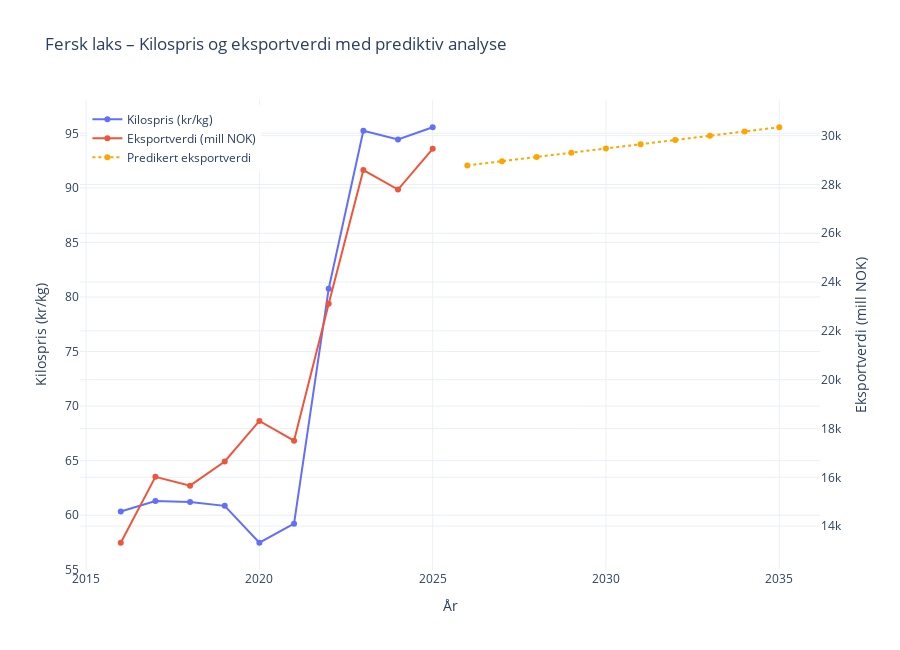

Notebook code cell kept with this figure:
### Code cell
import requests
import pandas as pd
from itertools import product
import plotly.graph_objects as go
from sklearn.linear_model import LinearRegression
import numpy as np

# --- 1. Les eksportverdi fra CSV ---
csv_data = pd.read_csv("eksportverdi-laks-hittil-i-år-siste-10-år.csv")
csv_data.columns = ["År", "Eksportverdi (mrd NOK)"]
csv_data["År"] = csv_data["År"].astype(int)
csv_data["Eksportverdi (mill NOK)"] = csv_data["Eksportverdi (mrd NOK)"] * 1000

# --- 2. Hent fersk laks-data fra SSB API ---
api_url = "https://data.ssb.no/api/v0/no/table/03024/"
query = {"query": [], "response": {"format": "json-stat2"}}
response = requests.post(api_url, json=query)
data = response.json()

# Pakk ut data
dimension_names = list(data["dimension"].keys())
values = data["value"]
dimensions = [list(data["dimension"][dim]["category"]["label"].values()) for dim in dimension_names]
all_combinations = list(product(*dimensions))

df = pd.DataFrame(all_combinations, columns=dimension_names)
df["Value"] = values

# Pivot tabellen
df_pivot = df.pivot_table(
    index="Tid",
    columns=["VareGrupper2", "ContentsCode"],
    values="Value",
    aggfunc="sum"
).reset_index()

df_pivot.columns = ["Tid", "Fersk laks - Kilospris", "Fersk laks - Vekt (tonn)",
                    "Frosset laks - Kilospris", "Frosset laks - Vekt (tonn)"]

df_pivot["År"] = df_pivot["Tid"].str[:4].astype(int)
df_agg = df_pivot.groupby("År", as_index=False).mean(numeric_only=True)
df_agg = df_agg[df_agg["År"] >= 2015]

# --- 3. Flett dataene ---
merged = pd.merge(df_agg, csv_data[["År", "Eksportverdi (mill NOK)"]], on="År", how="left")
filtered = merged.dropna(subset=["Eksportverdi (mill NOK)", "Fersk laks - Kilospris"])

# --- 4. Tren regresjonsmodell ---
X = filtered[["Fersk laks - Kilospris"]]
y = filtered["Eksportverdi (mill NOK)"]

model = LinearRegression()
model.fit(X, y)

# --- 5. Lag prediksjon for fremtidige år ---
framtid_år = list(range(filtered["År"].max() + 1, filtered["År"].max() + 11))
siste_pris = filtered["Fersk laks - Kilospris"].iloc[-1]
prisvekst = 0.5  # kr/kg økning per år

framtid = pd.DataFrame({
    "År": framtid_år,
    "Fersk laks - Kilospris": [siste_pris + prisvekst * i for i in range(1, 11)]
})
framtid["Predikert eksportverdi"] = model.predict(framtid[["Fersk laks - Kilospris"]])

# --- 6. Kombinert graf med to y-akser ---
fig = go.Figure()

# Historisk kilospris
fig.add_trace(go.Scatter(
    x=filtered["År"],
    y=filtered["Fersk laks - Kilospris"],
    name="Kilospris (kr/kg)",
    yaxis="y1",
    mode="lines+markers"
))

# Historisk eksportverdi
fig.add_trace(go.Scatter(
    x=filtered["År"],
    y=filtered["Eksportverdi (mill NOK)"],
    name="Eksportverdi (mill NOK)",
    yaxis="y2",
    mode="lines+markers"
))

# Predikert eksportverdi
fig.add_trace(go.Scatter(
    x=framtid["År"],
    y=framtid["Predikert eksportverdi"],
    name="Predikert eksportverdi",
    yaxis="y2",
    mode="lines+markers",
    line=dict(dash="dot", color="orange")
))

# Oppsett
fig.update_layout(
    title="Fersk laks – Kilospris og eksportverdi med prediktiv analyse",
    xaxis=dict(title="År"),
    yaxis=dict(title="Kilospris (kr/kg)", side="left"),
    yaxis2=dict(title="Eksportverdi (mill NOK)", overlaying="y", side="right"),
    legend=dict(x=0.01, y=0.99),
    template="plotly_white",
    height=650
)

fig.show()

### Figure 1 — Plotly figure (JSON) as saved in the notebook; plotly's stock layout.template omitted (floating-point values rounded to 4 significant figures)
{"data": [{"mode": "lines+markers", "name": "Kilospris (kr/kg)", "type": "scatter", "x": [2016, 2017, 2018, 2019, 2020, 2021, 2022, 2023, 2024, 2025], "y": [60.34, 61.3, 61.22, 60.86, 57.48, 59.23, 80.76, 95.23, 94.44, 95.55], "yaxis": "y"}, {"mode": "lines+markers", "name": "Eksportverdi (mill NOK)", "type": "scatter", "x": [2016, 2017, 2018, 2019, 2020, 2021, 2022, 2023, 2024, 2025], "y": [13320.0, 16020.0, 15660.0, 16650.0, 18310.0, 17500.0, 23110.0, 28590.0, 27790.0, 29460.0], "yaxis": "y2"}, {"line": {"color": "orange", "dash": "dot"}, "mode": "lines+markers", "name": "Predikert eksportverdi", "type": "scatter", "x": [2026, 2027, 2028, 2029, 2030, 2031, 2032, 2033, 2034, 2035], "y": [28780.0, 28950.0, 29130.0, 29300.0, 29480.0, 29650.0, 29820.0, 30000.0, 30170.0, 30340.0], "yaxis": "y2"}], "layout": {"height": 650, "legend": {"x": 0.01, "y": 0.99}, "title": {"text": "Fersk laks – Kilospris og eksportverdi med prediktiv analyse"}, "xaxis": {"title": {"text": "År"}}, "yaxis": {"side": "left", "title": {"text": "Kilospris (kr/kg)"}}, "yaxis2": {"overlaying": "y", "side": "right", "title": {"text": "Eksportverdi (mill NOK)"}}}}
